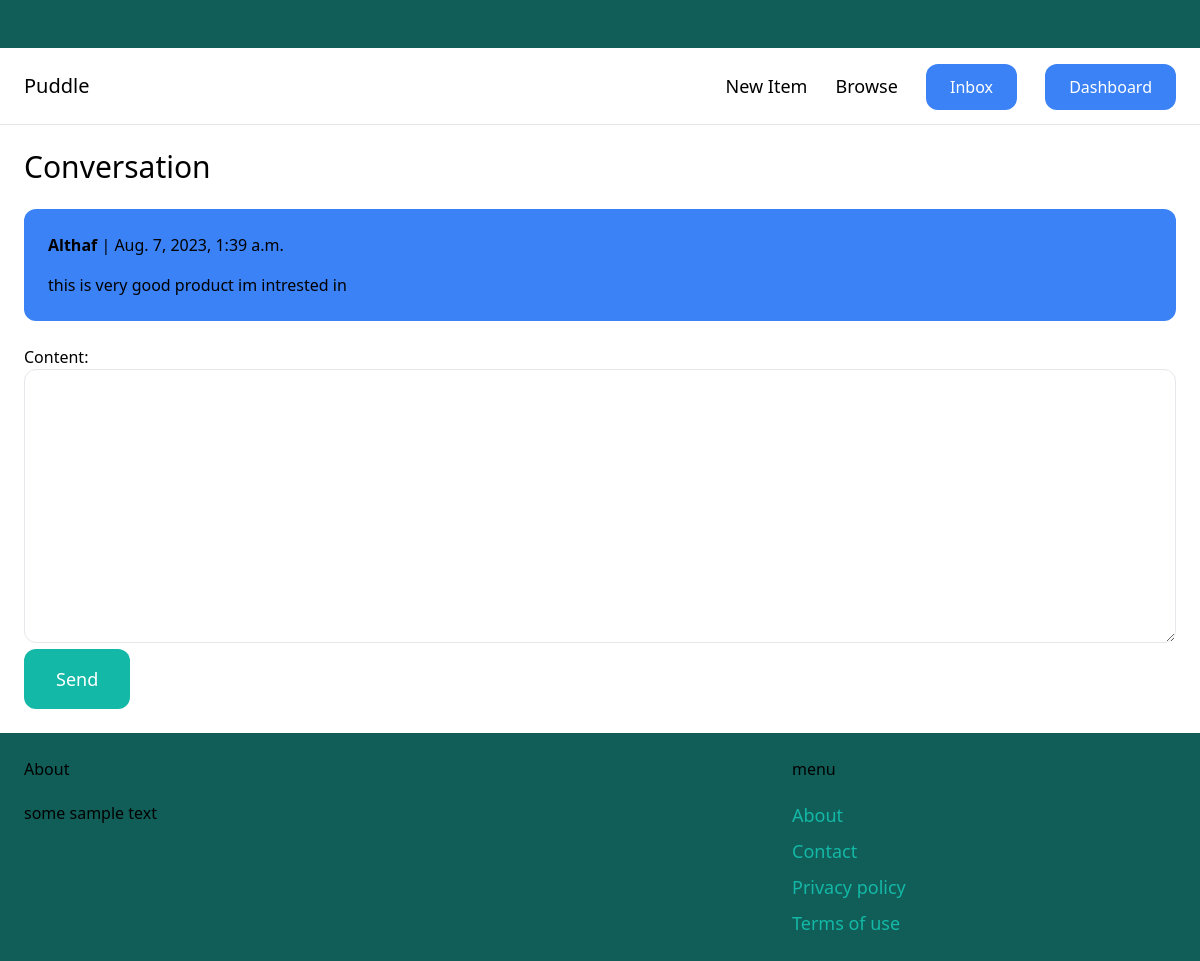
The app's page /inbox/10/ (signed in), older data.
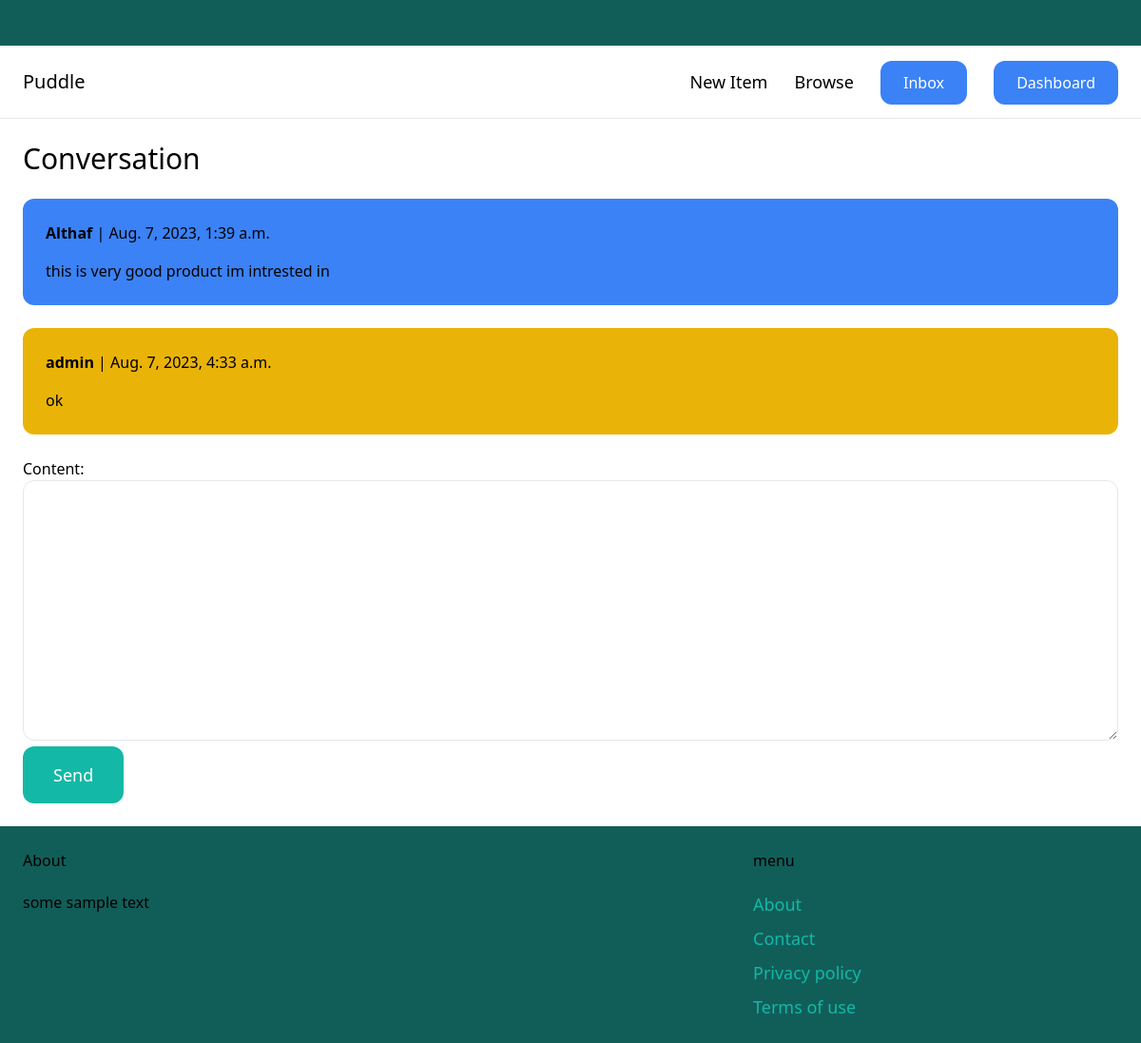
The same page, newer data.
### conversation/models.py (models this page shows)
class ConversationMessage(models.Model):
    conversation = models.ForeignKey(Conversation, related_name="messages", on_delete=models.CASCADE)
    content = models.TextField()
    created_at = models.DateTimeField(auto_now_add=True)
    created_by = models.ForeignKey(User, related_name='created_messages',on_delete=models.CASCADE)

### conversation/views.py (the view)
# urls.py: path('<int:pk>/', views.detail, name='detail'),
@login_required
def detail(request, pk):
    conversation = Conversation.objects.filter(members__in=[request.user.id]).get(pk=pk)
    if request.method == "POST":
        form = ConversationMessageForm(request.POST)
        if form.is_valid():
            conversation_message = form.save(commit=False)
            conversation_message.conversation = conversation
            conversation_message.created_by = request.user
            conversation_message.save()
            conversation.save()
            return redirect('conversation:detail', pk=pk)
    else:
        form = ConversationMessageForm()
    return render(request,'conversation/detail.html',{
        'conversation': conversation,
        'form': form
    })

### conversation/forms.py
class ConversationMessageForm(forms.ModelForm):
    class Meta:
        model = ConversationMessage
        fields = ("content",)
        widgets ={
            "content": forms.Textarea(attrs={
                "class": "w-full py-4 px-6 rounded-xl border",
            }),
        }

### conversation/templates/conversation/detail.html (shortened to what this page needs)
{% extends 'core/base.html' %}
{% block content %}
<h1 class="mb-6 text-3xl">Conversation</h1>
<div class="space-y-6">
    {% for message in conversation.messages.all %}
        <div class="p-6 flex {% if message.created_by == request.user %}bg-blue-500 {% else %} bg-yellow-500 {% endif %}rounded-xl">
            <div>
                <p class="mb-4"><strong>{{ message.created_by.username }}</strong> | {{ message.created_at }}</p>
                <p>{{ message.content }}</p>
            </div>
        </div>
    {% endfor %}
</div>
<form action="." method="post" class="mt-6">
    {{ form.as_p}}
    <button class="py-4 px-8 text-lg bg-teal-500 hover:bg-teal-700 rounded-xl text-white">Send</button>
</form>
{% endblock %}

Row changes from the older to the newer data that the page shows:
added ConversationMessage: created_by.username "admin", created_at "Aug. 7, 2023, 4:33 a.m.", content "ok"
